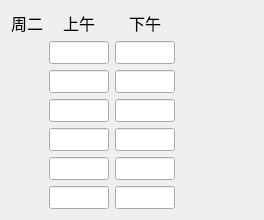
              <widget class="QWidget" name="page_4">
               <layout class="QHBoxLayout" name="horizontalLayout_26">
                <item>
                 <layout class="QVBoxLayout" name="verticalLayout_22">
                  <item>
                   <widget class="QLabel" name="label_22">
                    <property name="font">
                     <font>
                      <pointsize>12</pointsize>
                     </font>
                    </property>
                    <property name="text">
                     <string>周二</string>
                    </property>
                    <property name="textFormat">
                     <enum>Qt::AutoText</enum>
                    </property>
                   </widget>
                  </item>
                  <item>
                   <spacer name="verticalSpacer_3">
                    <property name="orientation">
                     <enum>Qt::Vertical</enum>
                    </property>
                    <property name="sizeHint" stdset="0">
                     <size>
                      <width>20</width>
                      <height>168</height>
                     </size>
                    </property>
                   </spacer>
                  </item>
                 </layout>
                </item>
                <item>
                 <layout class="QVBoxLayout" name="verticalLayout_3">
                  <item>
                   <widget class="QLabel" name="label_24">
                    <property name="font">
                     <font>
                      <pointsize>12</pointsize>
                     </font>
                    </property>
                    <property name="text">
                     <string>上午</string>
                    </property>
                    <property name="textFormat">
                     <enum>Qt::AutoText</enum>
                    </property>
                    <property name="alignment">
                     <set>Qt::AlignCenter</set>
                    </property>
                   </widget>
                  </item>
                  <item>
                   <widget class="QLineEdit" name="tue_am_1">
                    <property name="maximumSize">
                     <size>
                      <width>60</width>
                      <height>25</height>
                     </size>
                    </property>
                    <property name="font">
                     <font>
                      <pointsize>10</pointsize>
                     </font>
                    </property>
                    <property name="text">
                     <string/>
                    </property>
                   </widget>
                  </item>
                  <item>
                   <widget class="QLineEdit" name="tue_am_2">
                    <property name="maximumSize">
                     <size>
                      <width>60</width>
                      <height>25</height>
                     </size>
                    </property>
                    <property name="font">
                     <font>
                      <pointsize>10</pointsize>
                     </font>
                    </property>
                    <property name="text">
                     <string/>
                    </property>
                   </widget>
                  </item>
                  <item>
                   <widget class="QLineEdit" name="tue_am_3">
                    <property name="maximumSize">
                     <size>
                      <width>60</width>
                      <height>25</height>
                     </size>
                    </property>
                    <property name="font">
                     <font>
                      <pointsize>10</pointsize>
                     </font>
                    </property>
                    <property name="text">
                     <string/>
                    </property>
                   </widget>
                  </item>
                  <item>
                   <widget class="QLineEdit" name="tue_am_4">
                    <property name="maximumSize">
                     <size>
                      <width>60</width>
                      <height>25</height>
                     </size>
                    </property>
                    <property name="font">
                     <font>
                      <pointsize>10</pointsize>
                     </font>
                    </property>
                    <property name="text">
                     <string/>
                    </property>
                   </widget>
                  </item>
                  <item>
                   <widget class="QLineEdit" name="tue_am_5">
                    <property name="maximumSize">
                     <size>
                      <width>60</width>
                      <height>25</height>
                     </size>
                    </property>
                    <property name="font">
                     <font>
                      <pointsize>10</pointsize>
                     </font>
                    </property>
                    <property name="text">
                     <string/>
                    </property>
                   </widget>
                  </item>
                  <item>
                   <widget class="QLineEdit" name="tue_am_6">
                    <property name="maximumSize">
                     <size>
                      <width>60</width>
                      <height>25</height>
                     </size>
                    </property>
                    <property name="font">
                     <font>
                      <pointsize>10</pointsize>
                     </font>
                    </property>
                    <property name="text">
                     <string/>
                    </property>
                   </widget>
                  </item>
                 </layout>
                </item>
                <item>
                 <layout class="QVBoxLayout" name="verticalLayout_5">
                  <item>
                   <widget class="QLabel" name="label_23">
                    <property name="font">
                     <font>
                      <pointsize>12</pointsize>
                     </font>
                    </property>
                    <property name="text">
                     <string>下午</string>
                    </property>
                    <property name="textFormat">
                     <enum>Qt::AutoText</enum>
                    </property>
                    <property name="alignment">
                     <set>Qt::AlignCenter</set>
                    </property>
                   </widget>
                  </item>
                  <item>
                   <widget class="QLineEdit" name="tue_pm_1">
                    <property name="maximumSize">
                     <size>
                      <width>60</width>
                      <height>25</height>
                     </size>
                    </property>
                    <property name="font">
                     <font>
                      <pointsize>10</pointsize>
                     </font>
                    </property>
                    <property name="text">
                     <string/>
                    </property>
                   </widget>
                  </item>
                  <item>
                   <widget class="QLineEdit" name="tue_pm_2">
                    <property name="maximumSize">
                     <size>
                      <width>60</width>
                      <height>25</height>
                     </size>
                    </property>
                    <property name="font">
                     <font>
                      <pointsize>10</pointsize>
                     </font>
                    </property>
                    <property name="text">
                     <string/>
                    </property>
                   </widget>
                  </item>
                  <item>
                   <widget class="QLineEdit" name="tue_pm_3">
                    <property name="maximumSize">
                     <size>
                      <width>60</width>
                      <height>25</height>
                     </size>
                    </property>
                    <property name="font">
                     <font>
                      <pointsize>10</pointsize>
                     </font>
                    </property>
                    <property name="text">
                     <string/>
                    </property>
                   </widget>
                  </item>
                  <item>
                   <widget class="QLineEdit" name="tue_pm_4">
                    <property name="maximumSize">
                     <size>
                      <width>60</width>
                      <height>25</height>
                     </size>
                    </property>
                    <property name="font">
                     <font>
                      <pointsize>10</pointsize>
                     </font>
                    </property>
                    <property name="text">
                     <string/>
                    </property>
                   </widget>
                  </item>
                  <item>
                   <widget class="QLineEdit" name="tue_pm_5">
                    <property name="maximumSize">
                     <size>
                      <width>60</width>
                      <height>25</height>
                     </size>
                    </property>
                    <property name="font">
                     <font>
                      <pointsize>10</pointsize>
                     </font>
                    </property>
                    <property name="text">
                     <string/>
                    </property>
                   </widget>
                  </item>
                  <item>
                   <widget class="QLineEdit" name="tue_pm_6">
                    <property name="maximumSize">
                     <size>
                      <width>60</width>
                      <height>25</height>
                     </size>
                    </property>
                    <property name="font">
                     <font>
                      <pointsize>10</pointsize>
                     </font>
                    </property>
                    <property name="text">
                     <string/>
                    </property>
                   </widget>
                  </item>
                 </layout>
                </item>
                <item>
                 <spacer name="horizontalSpacer_16">
                  <property name="orientation">
                   <enum>Qt::Horizontal</enum>
                  </property>
                  <property name="sizeHint" stdset="0">
                   <size>
                    <width>78</width>
                    <height>20</height>
                   </size>
                  </property>
                 </spacer>
                </item>
               </layout>
              </widget>
